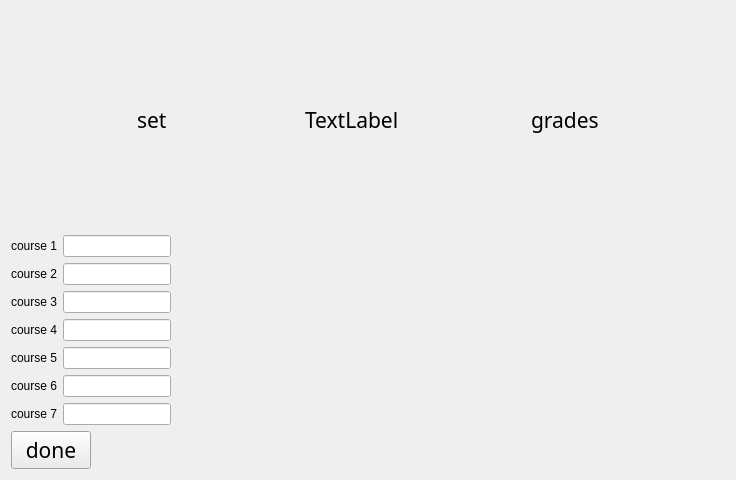
<?xml version="1.0" encoding="UTF-8"?>
<ui version="4.0">
 <class>set_class_grade_dialogue</class>
 <widget class="QDialog" name="set_class_grade_dialogue">
  <property name="geometry">
   <rect>
    <x>0</x>
    <y>0</y>
    <width>736</width>
    <height>480</height>
   </rect>
  </property>
  <property name="windowTitle">
   <string>Dialog</string>
  </property>
  <layout class="QGridLayout" name="gridLayout_3">
   <item row="0" column="0">
    <layout class="QGridLayout" name="gridLayout_2">
     <item row="0" column="0">
      <layout class="QHBoxLayout" name="horizontalLayout_9">
       <item>
        <spacer name="horizontalSpacer_4">
         <property name="orientation">
          <enum>Qt::Horizontal</enum>
         </property>
         <property name="sizeHint" stdset="0">
          <size>
           <width>40</width>
           <height>20</height>
          </size>
         </property>
        </spacer>
       </item>
       <item>
        <widget class="QLabel" name="label">
         <property name="palette">
          <palette>
           <active>
            <colorrole role="WindowText">
             <brush brushstyle="SolidPattern">
              <color alpha="255">
               <red>57</red>
               <green>62</green>
               <blue>70</blue>
              </color>
             </brush>
            </colorrole>
            <colorrole role="Button">
             <brush brushstyle="SolidPattern">
              <color alpha="255">
               <red>109</red>
               <green>152</green>
               <blue>134</blue>
              </color>
             </brush>
            </colorrole>
            <colorrole role="Light">
             <brush brushstyle="SolidPattern">
              <color alpha="255">
               <red>109</red>
               <green>152</green>
               <blue>134</blue>
              </color>
             </brush>
            </colorrole>
            <colorrole role="Midlight">
             <brush brushstyle="SolidPattern">
              <color alpha="255">
               <red>242</red>
               <green>231</green>
               <blue>213</blue>
              </color>
             </brush>
            </colorrole>
            <colorrole role="Text">
             <brush brushstyle="SolidPattern">
              <color alpha="255">
               <red>57</red>
               <green>62</green>
               <blue>70</blue>
              </color>
             </brush>
            </colorrole>
            <colorrole role="BrightText">
             <brush brushstyle="SolidPattern">
              <color alpha="255">
               <red>255</red>
               <green>255</green>
               <blue>255</blue>
              </color>
             </brush>
            </colorrole>
            <colorrole role="Base">
             <brush brushstyle="SolidPattern">
              <color alpha="255">
               <red>245</red>
               <green>245</green>
               <blue>245</blue>
              </color>
             </brush>
            </colorrole>
            <colorrole role="Highlight">
             <brush brushstyle="SolidPattern">
              <color alpha="255">
               <red>109</red>
               <green>152</green>
               <blue>134</blue>
              </color>
             </brush>
            </colorrole>
            <colorrole role="ToolTipBase">
             <brush brushstyle="SolidPattern">
              <color alpha="255">
               <red>242</red>
               <green>231</green>
               <blue>213</blue>
              </color>
             </brush>
            </colorrole>
            <colorrole role="ToolTipText">
             <brush brushstyle="SolidPattern">
              <color alpha="255">
               <red>57</red>
               <green>62</green>
               <blue>70</blue>
              </color>
             </brush>
            </colorrole>
            <colorrole role="PlaceholderText">
             <brush brushstyle="SolidPattern">
              <color alpha="128">
               <red>57</red>
               <green>62</green>
               <blue>70</blue>
              </color>
             </brush>
            </colorrole>
           </active>
           <inactive>
            <colorrole role="WindowText">
             <brush brushstyle="SolidPattern">
              <color alpha="255">
               <red>0</red>
               <green>0</green>
               <blue>0</blue>
              </color>
             </brush>
            </colorrole>
            <colorrole role="Button">
             <brush brushstyle="SolidPattern">
              <color alpha="255">
               <red>240</red>
               <green>240</green>
               <blue>240</blue>
              </color>
             </brush>
            </colorrole>
            <colorrole role="Light">
             <brush brushstyle="SolidPattern">
              <color alpha="255">
               <red>255</red>
               <green>255</green>
               <blue>255</blue>
              </color>
             </brush>
            </colorrole>
            <colorrole role="Midlight">
             <brush brushstyle="SolidPattern">
              <color alpha="255">
               <red>227</red>
               <green>227</green>
               <blue>227</blue>
              </color>
             </brush>
            </colorrole>
            <colorrole role="Text">
             <brush brushstyle="SolidPattern">
              <color alpha="255">
               <red>0</red>
               <green>0</green>
               <blue>0</blue>
              </color>
             </brush>
            </colorrole>
            <colorrole role="BrightText">
             <brush brushstyle="SolidPattern">
              <color alpha="255">
               <red>255</red>
               <green>255</green>
               <blue>255</blue>
              </color>
             </brush>
            </colorrole>
            <colorrole role="Base">
             <brush brushstyle="SolidPattern">
              <color alpha="255">
               <red>255</red>
               <green>255</green>
               <blue>255</blue>
              </color>
             </brush>
            </colorrole>
            <colorrole role="Highlight">
             <brush brushstyle="SolidPattern">
              <color alpha="255">
               <red>240</red>
               <green>240</green>
               <blue>240</blue>
              </color>
             </brush>
            </colorrole>
            <colorrole role="ToolTipBase">
             <brush brushstyle="SolidPattern">
              <color alpha="255">
               <red>255</red>
               <green>255</green>
               <blue>220</blue>
              </color>
             </brush>
            </colorrole>
            <colorrole role="ToolTipText">
             <brush brushstyle="SolidPattern">
              <color alpha="255">
               <red>0</red>
               <green>0</green>
               <blue>0</blue>
              </color>
             </brush>
            </colorrole>
            <colorrole role="PlaceholderText">
             <brush brushstyle="SolidPattern">
              <color alpha="128">
               <red>0</red>
               <green>0</green>
               <blue>0</blue>
              </color>
             </brush>
            </colorrole>
           </inactive>
           <disabled>
            <colorrole role="WindowText">
             <brush brushstyle="SolidPattern">
              <color alpha="255">
               <red>120</red>
               <green>120</green>
               <blue>120</blue>
              </color>
             </brush>
            </colorrole>
            <colorrole role="Button">
             <brush brushstyle="SolidPattern">
              <color alpha="255">
               <red>109</red>
               <green>152</green>
               <blue>134</blue>
              </color>
             </brush>
            </colorrole>
            <colorrole role="Light">
             <brush brushstyle="SolidPattern">
              <color alpha="255">
               <red>109</red>
               <green>152</green>
               <blue>134</blue>
              </color>
             </brush>
            </colorrole>
            <colorrole role="Midlight">
             <brush brushstyle="SolidPattern">
              <color alpha="255">
               <red>242</red>
               <green>231</green>
               <blue>213</blue>
              </color>
             </brush>
            </colorrole>
            <colorrole role="Text">
             <brush brushstyle="SolidPattern">
              <color alpha="255">
               <red>120</red>
               <green>120</green>
               <blue>120</blue>
              </color>
             </brush>
            </colorrole>
            <colorrole role="BrightText">
             <brush brushstyle="SolidPattern">
              <color alpha="255">
               <red>255</red>
               <green>255</green>
               <blue>255</blue>
              </color>
             </brush>
            </colorrole>
            <colorrole role="Base">
             <brush brushstyle="SolidPattern">
              <color alpha="255">
               <red>240</red>
               <green>240</green>
               <blue>240</blue>
              </color>
             </brush>
            </colorrole>
            <colorrole role="Highlight">
             <brush brushstyle="SolidPattern">
              <color alpha="255">
               <red>0</red>
               <green>120</green>
               <blue>215</blue>
              </color>
             </brush>
            </colorrole>
            <colorrole role="ToolTipBase">
             <brush brushstyle="SolidPattern">
              <color alpha="255">
               <red>255</red>
               <green>255</green>
               <blue>220</blue>
              </color>
             </brush>
            </colorrole>
            <colorrole role="ToolTipText">
             <brush brushstyle="SolidPattern">
              <color alpha="255">
               <red>0</red>
               <green>0</green>
               <blue>0</blue>
              </color>
             </brush>
            </colorrole>
            <colorrole role="PlaceholderText">
             <brush brushstyle="SolidPattern">
              <color alpha="128">
               <red>0</red>
               <green>0</green>
               <blue>0</blue>
              </color>
             </brush>
            </colorrole>
           </disabled>
          </palette>
         </property>
         <property name="font">
          <font>
           <family>Century Gothic</family>
           <pointsize>16</pointsize>
          </font>
         </property>
         <property name="text">
          <string>set </string>
         </property>
        </widget>
       </item>
       <item>
        <spacer name="horizontalSpacer">
         <property name="orientation">
          <enum>Qt::Horizontal</enum>
         </property>
         <property name="sizeHint" stdset="0">
          <size>
           <width>40</width>
           <height>20</height>
          </size>
         </property>
        </spacer>
       </item>
       <item>
        <widget class="QLabel" name="std_name_lbl">
         <property name="palette">
          <palette>
           <active>
            <colorrole role="WindowText">
             <brush brushstyle="SolidPattern">
              <color alpha="255">
               <red>57</red>
               <green>62</green>
               <blue>70</blue>
              </color>
             </brush>
            </colorrole>
            <colorrole role="Button">
             <brush brushstyle="SolidPattern">
              <color alpha="255">
               <red>109</red>
               <green>152</green>
               <blue>134</blue>
              </color>
             </brush>
            </colorrole>
            <colorrole role="Light">
             <brush brushstyle="SolidPattern">
              <color alpha="255">
               <red>109</red>
               <green>152</green>
               <blue>134</blue>
              </color>
             </brush>
            </colorrole>
            <colorrole role="Midlight">
             <brush brushstyle="SolidPattern">
              <color alpha="255">
               <red>242</red>
               <green>231</green>
               <blue>213</blue>
              </color>
             </brush>
            </colorrole>
            <colorrole role="Text">
             <brush brushstyle="SolidPattern">
              <color alpha="255">
               <red>57</red>
               <green>62</green>
               <blue>70</blue>
              </color>
             </brush>
            </colorrole>
            <colorrole role="BrightText">
             <brush brushstyle="SolidPattern">
              <color alpha="255">
               <red>255</red>
               <green>255</green>
               <blue>255</blue>
              </color>
             </brush>
            </colorrole>
            <colorrole role="Base">
             <brush brushstyle="SolidPattern">
              <color alpha="255">
               <red>245</red>
               <green>245</green>
               <blue>245</blue>
              </color>
             </brush>
            </colorrole>
            <colorrole role="Highlight">
             <brush brushstyle="SolidPattern">
              <color alpha="255">
               <red>109</red>
               <green>152</green>
               <blue>134</blue>
              </color>
             </brush>
            </colorrole>
            <colorrole role="ToolTipBase">
             <brush brushstyle="SolidPattern">
              <color alpha="255">
               <red>242</red>
               <green>231</green>
               <blue>213</blue>
              </color>
             </brush>
            </colorrole>
            <colorrole role="ToolTipText">
             <brush brushstyle="SolidPattern">
              <color alpha="255">
               <red>57</red>
               <green>62</green>
               <blue>70</blue>
              </color>
             </brush>
            </colorrole>
            <colorrole role="PlaceholderText">
             <brush brushstyle="SolidPattern">
              <color alpha="128">
               <red>57</red>
               <green>62</green>
               <blue>70</blue>
              </color>
             </brush>
            </colorrole>
           </active>
           <inactive>
            <colorrole role="WindowText">
             <brush brushstyle="SolidPattern">
              <color alpha="255">
               <red>0</red>
               <green>0</green>
               <blue>0</blue>
              </color>
             </brush>
            </colorrole>
            <colorrole role="Button">
             <brush brushstyle="SolidPattern">
              <color alpha="255">
               <red>240</red>
               <green>240</green>
               <blue>240</blue>
              </color>
             </brush>
            </colorrole>
            <colorrole role="Light">
             <brush brushstyle="SolidPattern">
              <color alpha="255">
               <red>255</red>
               <green>255</green>
               <blue>255</blue>
              </color>
             </brush>
            </colorrole>
            <colorrole role="Midlight">
             <brush brushstyle="SolidPattern">
              <color alpha="255">
               <red>227</red>
               <green>227</green>
               <blue>227</blue>
              </color>
             </brush>
            </colorrole>
            <colorrole role="Text">
             <brush brushstyle="SolidPattern">
              <color alpha="255">
               <red>0</red>
               <green>0</green>
               <blue>0</blue>
              </color>
             </brush>
            </colorrole>
            <colorrole role="BrightText">
             <brush brushstyle="SolidPattern">
              <color alpha="255">
               <red>255</red>
               <green>255</green>
               <blue>255</blue>
              </color>
             </brush>
            </colorrole>
            <colorrole role="Base">
             <brush brushstyle="SolidPattern">
              <color alpha="255">
               <red>255</red>
               <green>255</green>
               <blue>255</blue>
              </color>
             </brush>
            </colorrole>
            <colorrole role="Highlight">
             <brush brushstyle="SolidPattern">
              <color alpha="255">
               <red>240</red>
               <green>240</green>
               <blue>240</blue>
              </color>
             </brush>
            </colorrole>
            <colorrole role="ToolTipBase">
             <brush brushstyle="SolidPattern">
              <color alpha="255">
               <red>255</red>
               <green>255</green>
               <blue>220</blue>
              </color>
             </brush>
            </colorrole>
            <colorrole role="ToolTipText">
             <brush brushstyle="SolidPattern">
              <color alpha="255">
               <red>0</red>
               <green>0</green>
               <blue>0</blue>
              </color>
             </brush>
            </colorrole>
            <colorrole role="PlaceholderText">
             <brush brushstyle="SolidPattern">
              <color alpha="128">
               <red>0</red>
               <green>0</green>
               <blue>0</blue>
              </color>
             </brush>
            </colorrole>
           </inactive>
           <disabled>
            <colorrole role="WindowText">
             <brush brushstyle="SolidPattern">
              <color alpha="255">
               <red>120</red>
               <green>120</green>
               <blue>120</blue>
              </color>
             </brush>
            </colorrole>
            <colorrole role="Button">
             <brush brushstyle="SolidPattern">
              <color alpha="255">
               <red>109</red>
               <green>152</green>
               <blue>134</blue>
              </color>
             </brush>
            </colorrole>
            <colorrole role="Light">
             <brush brushstyle="SolidPattern">
              <color alpha="255">
               <red>109</red>
               <green>152</green>
               <blue>134</blue>
              </color>
             </brush>
            </colorrole>
            <colorrole role="Midlight">
             <brush brushstyle="SolidPattern">
              <color alpha="255">
               <red>242</red>
               <green>231</green>
               <blue>213</blue>
              </color>
             </brush>
            </colorrole>
            <colorrole role="Text">
             <brush brushstyle="SolidPattern">
              <color alpha="255">
               <red>120</red>
               <green>120</green>
               <blue>120</blue>
              </color>
             </brush>
            </colorrole>
            <colorrole role="BrightText">
             <brush brushstyle="SolidPattern">
              <color alpha="255">
               <red>255</red>
               <green>255</green>
               <blue>255</blue>
              </color>
             </brush>
            </colorrole>
            <colorrole role="Base">
             <brush brushstyle="SolidPattern">
              <color alpha="255">
               <red>240</red>
               <green>240</green>
               <blue>240</blue>
              </color>
             </brush>
            </colorrole>
            <colorrole role="Highlight">
             <brush brushstyle="SolidPattern">
              <color alpha="255">
               <red>0</red>
               <green>120</green>
               <blue>215</blue>
              </color>
             </brush>
            </colorrole>
            <colorrole role="ToolTipBase">
             <brush brushstyle="SolidPattern">
              <color alpha="255">
               <red>255</red>
               <green>255</green>
               <blue>220</blue>
              </color>
             </brush>
            </colorrole>
            <colorrole role="ToolTipText">
             <brush brushstyle="SolidPattern">
              <color alpha="255">
               <red>0</red>
               <green>0</green>
               <blue>0</blue>
              </color>
             </brush>
            </colorrole>
            <colorrole role="PlaceholderText">
             <brush brushstyle="SolidPattern">
              <color alpha="128">
               <red>0</red>
               <green>0</green>
               <blue>0</blue>
              </color>
             </brush>
            </colorrole>
           </disabled>
          </palette>
         </property>
         <property name="font">
          <font>
           <family>Century Gothic</family>
           <pointsize>16</pointsize>
          </font>
         </property>
         <property name="text">
          <string>TextLabel</string>
         </property>
        </widget>
       </item>
       <item>
        <spacer name="horizontalSpacer_2">
         <property name="orientation">
          <enum>Qt::Horizontal</enum>
         </property>
         <property name="sizeHint" stdset="0">
          <size>
           <width>40</width>
           <height>20</height>
          </size>
         </property>
        </spacer>
       </item>
       <item>
        <widget class="QLabel" name="label_10">
         <property name="palette">
          <palette>
           <active>
            <colorrole role="WindowText">
             <brush brushstyle="SolidPattern">
              <color alpha="255">
               <red>57</red>
               <green>62</green>
               <blue>70</blue>
              </color>
             </brush>
            </colorrole>
            <colorrole role="Button">
             <brush brushstyle="SolidPattern">
              <color alpha="255">
               <red>109</red>
               <green>152</green>
               <blue>134</blue>
              </color>
             </brush>
            </colorrole>
            <colorrole role="Light">
             <brush brushstyle="SolidPattern">
              <color alpha="255">
               <red>109</red>
               <green>152</green>
               <blue>134</blue>
              </color>
             </brush>
            </colorrole>
            <colorrole role="Midlight">
             <brush brushstyle="SolidPattern">
              <color alpha="255">
               <red>242</red>
               <green>231</green>
               <blue>213</blue>
              </color>
             </brush>
            </colorrole>
            <colorrole role="Text">
             <brush brushstyle="SolidPattern">
              <color alpha="255">
               <red>57</red>
               <green>62</green>
               <blue>70</blue>
              </color>
             </brush>
            </colorrole>
            <colorrole role="BrightText">
             <brush brushstyle="SolidPattern">
              <color alpha="255">
               <red>255</red>
               <green>255</green>
               <blue>255</blue>
              </color>
             </brush>
            </colorrole>
            <colorrole role="Base">
             <brush brushstyle="SolidPattern">
              <color alpha="255">
               <red>245</red>
               <green>245</green>
               <blue>245</blue>
              </color>
             </brush>
            </colorrole>
            <colorrole role="Highlight">
             <brush brushstyle="SolidPattern">
              <color alpha="255">
               <red>109</red>
               <green>152</green>
               <blue>134</blue>
              </color>
             </brush>
            </colorrole>
            <colorrole role="ToolTipBase">
             <brush brushstyle="SolidPattern">
              <color alpha="255">
               <red>242</red>
               <green>231</green>
               <blue>213</blue>
              </color>
             </brush>
            </colorrole>
            <colorrole role="ToolTipText">
             <brush brushstyle="SolidPattern">
              <color alpha="255">
               <red>57</red>
               <green>62</green>
               <blue>70</blue>
              </color>
             </brush>
            </colorrole>
            <colorrole role="PlaceholderText">
             <brush brushstyle="SolidPattern">
              <color alpha="128">
               <red>57</red>
               <green>62</green>
               <blue>70</blue>
              </color>
             </brush>
            </colorrole>
           </active>
           <inactive>
            <colorrole role="WindowText">
             <brush brushstyle="SolidPattern">
              <color alpha="255">
               <red>0</red>
               <green>0</green>
               <blue>0</blue>
              </color>
             </brush>
            </colorrole>
            <colorrole role="Button">
             <brush brushstyle="SolidPattern">
              <color alpha="255">
               <red>240</red>
               <green>240</green>
               <blue>240</blue>
              </color>
             </brush>
            </colorrole>
            <colorrole role="Light">
             <brush brushstyle="SolidPattern">
              <color alpha="255">
               <red>255</red>
               <green>255</green>
               <blue>255</blue>
              </color>
             </brush>
            </colorrole>
            <colorrole role="Midlight">
             <brush brushstyle="SolidPattern">
              <color alpha="255">
               <red>227</red>
               <green>227</green>
               <blue>227</blue>
              </color>
             </brush>
            </colorrole>
            <colorrole role="Text">
             <brush brushstyle="SolidPattern">
              <color alpha="255">
               <red>0</red>
               <green>0</green>
               <blue>0</blue>
              </color>
             </brush>
            </colorrole>
            <colorrole role="BrightText">
             <brush brushstyle="SolidPattern">
              <color alpha="255">
               <red>255</red>
               <green>255</green>
               <blue>255</blue>
              </color>
             </brush>
            </colorrole>
            <colorrole role="Base">
             <brush brushstyle="SolidPattern">
              <color alpha="255">
               <red>255</red>
               <green>255</green>
               <blue>255</blue>
              </color>
             </brush>
            </colorrole>
            <colorrole role="Highlight">
             <brush brushstyle="SolidPattern">
              <color alpha="255">
               <red>240</red>
               <green>240</green>
               <blue>240</blue>
              </color>
             </brush>
            </colorrole>
            <colorrole role="ToolTipBase">
             <brush brushstyle="SolidPattern">
              <color alpha="255">
               <red>255</red>
               <green>255</green>
               <blue>220</blue>
              </color>
             </brush>
            </colorrole>
            <colorrole role="ToolTipText">
             <brush brushstyle="SolidPattern">
              <color alpha="255">
               <red>0</red>
               <green>0</green>
               <blue>0</blue>
              </color>
             </brush>
            </colorrole>
            <colorrole role="PlaceholderText">
             <brush brushstyle="SolidPattern">
              <color alpha="128">
               <red>0</red>
               <green>0</green>
               <blue>0</blue>
              </color>
             </brush>
            </colorrole>
           </inactive>
           <disabled>
            <colorrole role="WindowText">
             <brush brushstyle="SolidPattern">
              <color alpha="255">
               <red>120</red>
               <green>120</green>
               <blue>120</blue>
              </color>
             </brush>
            </colorrole>
            <colorrole role="Button">
             <brush brushstyle="SolidPattern">
              <color alpha="255">
               <red>109</red>
               <green>152</green>
               <blue>134</blue>
              </color>
             </brush>
            </colorrole>
            <colorrole role="Light">
             <brush brushstyle="SolidPattern">
              <color alpha="255">
               <red>109</red>
               <green>152</green>
               <blue>134</blue>
              </color>
             </brush>
            </colorrole>
            <colorrole role="Midlight">
             <brush brushstyle="SolidPattern">
              <color alpha="255">
               <red>242</red>
               <green>231</green>
               <blue>213</blue>
              </color>
             </brush>
            </colorrole>
            <colorrole role="Text">
             <brush brushstyle="SolidPattern">
              <color alpha="255">
               <red>120</red>
               <green>120</green>
               <blue>120</blue>
              </color>
             </brush>
            </colorrole>
            <colorrole role="BrightText">
             <brush brushstyle="SolidPattern">
              <color alpha="255">
               <red>255</red>
               <green>255</green>
               <blue>255</blue>
              </color>
             </brush>
            </colorrole>
            <colorrole role="Base">
             <brush brushstyle="SolidPattern">
              <color alpha="255">
               <red>240</red>
               <green>240</green>
               <blue>240</blue>
              </color>
             </brush>
            </colorrole>
            <colorrole role="Highlight">
             <brush brushstyle="SolidPattern">
              <color alpha="255">
               <red>0</red>
               <green>120</green>
               <blue>215</blue>
              </color>
             </brush>
            </colorrole>
            <colorrole role="ToolTipBase">
             <brush brushstyle="SolidPattern">
              <color alpha="255">
               <red>255</red>
               <green>255</green>
               <blue>220</blue>
              </color>
             </brush>
            </colorrole>
            <colorrole role="ToolTipText">
             <brush brushstyle="SolidPattern">
              <color alpha="255">
               <red>0</red>
               <green>0</green>
               <blue>0</blue>
              </color>
             </brush>
            </colorrole>
            <colorrole role="PlaceholderText">
             <brush brushstyle="SolidPattern">
              <color alpha="128">
               <red>0</red>
               <green>0</green>
               <blue>0</blue>
              </color>
             </brush>
            </colorrole>
           </disabled>
          </palette>
         </property>
         <property name="font">
          <font>
           <family>Century Gothic</family>
           <pointsize>16</pointsize>
          </font>
         </property>
         <property name="text">
          <string>grades</string>
         </property>
        </widget>
       </item>
       <item>
        <spacer name="horizontalSpacer_3">
         <property name="orientation">
          <enum>Qt::Horizontal</enum>
         </property>
         <property name="sizeHint" stdset="0">
          <size>
           <width>40</width>
           <height>20</height>
          </size>
         </property>
        </spacer>
       </item>
      </layout>
     </item>
     <item row="1" column="0">
      <layout class="QFormLayout" name="formLayout">
       <item row="0" column="0">
        <layout class="QGridLayout" name="gridLayout">
         <item row="0" column="0">
          <layout class="QHBoxLayout" name="horizontalLayout">
           <item>
            <widget class="QLabel" name="c1_lbl">
             <property name="text">
              <string>course 1</string>
             </property>
            </widget>
           </item>
           <item>
            <widget class="QLineEdit" name="course_1_grade_ln"/>
           </item>
          </layout>
         </item>
         <item row="1" column="0">
          <layout class="QHBoxLayout" name="horizontalLayout_2">
           <item>
            <widget class="QLabel" name="c2_lbl">
             <property name="text">
              <string>course 2</string>
             </property>
            </widget>
           </item>
           <item>
            <widget class="QLineEdit" name="course_2_grade_ln"/>
           </item>
          </layout>
         </item>
         <item row="2" column="0">
          <layout class="QHBoxLayout" name="horizontalLayout_3">
           <item>
            <widget class="QLabel" name="c3_lbl">
             <property name="text">
              <string>course 3</string>
             </property>
            </widget>
           </item>
           <item>
            <widget class="QLineEdit" name="course_3_grade_ln"/>
           </item>
          </layout>
         </item>
         <item row="3" column="0">
          <layout class="QHBoxLayout" name="horizontalLayout_4">
           <item>
            <widget class="QLabel" name="c4_lbl">
             <property name="text">
              <string>course 4</string>
             </property>
            </widget>
           </item>
           <item>
            <widget class="QLineEdit" name="course_4_grade_ln"/>
           </item>
          </layout>
         </item>
         <item row="4" column="0">
          <layout class="QHBoxLayout" name="horizontalLayout_5">
           <item>
            <widget class="QLabel" name="c5_lbl">
             <property name="text">
              <string>course 5</string>
             </property>
            </widget>
           </item>
           <item>
            <widget class="QLineEdit" name="course_5_grade_ln"/>
           </item>
          </layout>
         </item>
         <item row="5" column="0">
          <layout class="QHBoxLayout" name="horizontalLayout_6">
           <item>
            <widget class="QLabel" name="c6_lbl">
             <property name="text">
              <string>course 6</string>
             </property>
            </widget>
           </item>
           <item>
            <widget class="QLineEdit" name="course_6_grade_ln"/>
           </item>
          </layout>
         </item>
         <item row="6" column="0">
          <layout class="QHBoxLayout" name="horizontalLayout_7">
           <item>
            <widget class="QLabel" name="c7_lbl">
             <property name="text">
              <string>course 7</string>
             </property>
            </widget>
           </item>
           <item>
            <widget class="QLineEdit" name="course_7_grade_ln"/>
           </item>
          </layout>
         </item>
        </layout>
       </item>
       <item row="1" column="0">
        <widget class="QPushButton" name="done_setting_grades_btn">
         <property name="palette">
          <palette>
           <active>
            <colorrole role="WindowText">
             <brush brushstyle="SolidPattern">
              <color alpha="255">
               <red>57</red>
               <green>62</green>
               <blue>70</blue>
              </color>
             </brush>
            </colorrole>
            <colorrole role="Button">
             <brush brushstyle="SolidPattern">
              <color alpha="255">
               <red>109</red>
               <green>152</green>
               <blue>134</blue>
              </color>
             </brush>
            </colorrole>
            <colorrole role="Light">
             <brush brushstyle="SolidPattern">
              <color alpha="255">
               <red>109</red>
               <green>152</green>
               <blue>134</blue>
              </color>
             </brush>
            </colorrole>
            <colorrole role="Midlight">
             <brush brushstyle="SolidPattern">
              <color alpha="255">
               <red>242</red>
               <green>231</green>
               <blue>213</blue>
              </color>
             </brush>
            </colorrole>
            <colorrole role="Text">
             <brush brushstyle="SolidPattern">
              <color alpha="255">
               <red>57</red>
               <green>62</green>
               <blue>70</blue>
              </color>
             </brush>
            </colorrole>
            <colorrole role="BrightText">
             <brush brushstyle="SolidPattern">
              <color alpha="255">
               <red>255</red>
               <green>255</green>
               <blue>255</blue>
              </color>
             </brush>
            </colorrole>
            <colorrole role="Base">
             <brush brushstyle="SolidPattern">
              <color alpha="255">
               <red>245</red>
               <green>245</green>
               <blue>245</blue>
              </color>
             </brush>
            </colorrole>
            <colorrole role="Highlight">
             <brush brushstyle="SolidPattern">
              <color alpha="255">
               <red>109</red>
               <green>152</green>
               <blue>134</blue>
              </color>
             </brush>
            </colorrole>
            <colorrole role="ToolTipBase">
             <brush brushstyle="SolidPattern">
              <color alpha="255">
               <red>242</red>
               <green>231</green>
               <blue>213</blue>
              </color>
             </brush>
            </colorrole>
            <colorrole role="ToolTipText">
             <brush brushstyle="SolidPattern">
              <color alpha="255">
               <red>57</red>
               <green>62</green>
               <blue>70</blue>
              </color>
             </brush>
            </colorrole>
            <colorrole role="PlaceholderText">
             <brush brushstyle="SolidPattern">
              <color alpha="128">
               <red>57</red>
               <green>62</green>
               <blue>70</blue>
              </color>
             </brush>
            </colorrole>
           </active>
           <inactive>
            <colorrole role="WindowText">
             <brush brushstyle="SolidPattern">
              <color alpha="255">
               <red>0</red>
               <green>0</green>
               <blue>0</blue>
              </color>
             </brush>
            </colorrole>
            <colorrole role="Button">
             <brush brushstyle="SolidPattern">
              <color alpha="255">
               <red>240</red>
               <green>240</green>
               <blue>240</blue>
              </color>
             </brush>
            </colorrole>
            <colorrole role="Light">
             <brush brushstyle="SolidPattern">
              <color alpha="255">
               <red>255</red>
               <green>255</green>
               <blue>255</blue>
              </color>
             </brush>
            </colorrole>
            <colorrole role="Midlight">
             <brush brushstyle="SolidPattern">
              <color alpha="255">
               <red>227</red>
               <green>227</green>
               <blue>227</blue>
              </color>
             </brush>
            </colorrole>
            <colorrole role="Text">
             <brush brushstyle="SolidPattern">
              <color alpha="255">
               <red>0</red>
               <green>0</green>
               <blue>0</blue>
              </color>
             </brush>
            </colorrole>
            <colorrole role="BrightText">
             <brush brushstyle="SolidPattern">
              <color alpha="255">
               <red>255</red>
               <green>255</green>
               <blue>255</blue>
              </color>
             </brush>
            </colorrole>
            <colorrole role="Base">
             <brush brushstyle="SolidPattern">
              <color alpha="255">
               <red>255</red>
               <green>255</green>
               <blue>255</blue>
              </color>
             </brush>
            </colorrole>
            <colorrole role="Highlight">
             <brush brushstyle="SolidPattern">
              <color alpha="255">
               <red>240</red>
               <green>240</green>
               <blue>240</blue>
              </color>
             </brush>
            </colorrole>
            <colorrole role="ToolTipBase">
             <brush brushstyle="SolidPattern">
              <color alpha="255">
               <red>255</red>
               <green>255</green>
               <blue>220</blue>
              </color>
             </brush>
            </colorrole>
            <colorrole role="ToolTipText">
             <brush brushstyle="SolidPattern">
              <color alpha="255">
               <red>0</red>
               <green>0</green>
               <blue>0</blue>
              </color>
             </brush>
            </colorrole>
            <colorrole role="PlaceholderText">
             <brush brushstyle="SolidPattern">
              <color alpha="128">
               <red>0</red>
               <green>0</green>
               <blue>0</blue>
              </color>
             </brush>
            </colorrole>
           </inactive>
           <disabled>
            <colorrole role="WindowText">
             <brush brushstyle="SolidPattern">
              <color alpha="255">
               <red>120</red>
               <green>120</green>
               <blue>120</blue>
              </color>
             </brush>
            </colorrole>
            <colorrole role="Button">
             <brush brushstyle="SolidPattern">
              <color alpha="255">
               <red>109</red>
               <green>152</green>
               <blue>134</blue>
              </color>
             </brush>
            </colorrole>
            <colorrole role="Light">
             <brush brushstyle="SolidPattern">
              <color alpha="255">
               <red>109</red>
               <green>152</green>
               <blue>134</blue>
              </color>
             </brush>
            </colorrole>
            <colorrole role="Midlight">
             <brush brushstyle="SolidPattern">
              <color alpha="255">
               <red>242</red>
               <green>231</green>
               <blue>213</blue>
              </color>
             </brush>
            </colorrole>
            <colorrole role="Text">
             <brush brushstyle="SolidPattern">
              <color alpha="255">
               <red>120</red>
               <green>120</green>
               <blue>120</blue>
              </color>
             </brush>
            </colorrole>
            <colorrole role="BrightText">
             <brush brushstyle="SolidPattern">
              <color alpha="255">
               <red>255</red>
               <green>255</green>
               <blue>255</blue>
              </color>
             </brush>
            </colorrole>
            <colorrole role="Base">
             <brush brushstyle="SolidPattern">
              <color alpha="255">
               <red>240</red>
               <green>240</green>
               <blue>240</blue>
              </color>
             </brush>
            </colorrole>
            <colorrole role="Highlight">
             <brush brushstyle="SolidPattern">
              <color alpha="255">
               <red>0</red>
               <green>120</green>
               <blue>215</blue>
              </color>
             </brush>
            </colorrole>
            <colorrole role="ToolTipBase">
             <brush brushstyle="SolidPattern">
              <color alpha="255">
               <red>255</red>
               <green>255</green>
               <blue>220</blue>
              </color>
             </brush>
            </colorrole>
            <colorrole role="ToolTipText">
             <brush brushstyle="SolidPattern">
              <color alpha="255">
               <red>0</red>
               <green>0</green>
               <blue>0</blue>
              </color>
             </brush>
            </colorrole>
            <colorrole role="PlaceholderText">
             <brush brushstyle="SolidPattern">
              <color alpha="128">
               <red>0</red>
               <green>0</green>
               <blue>0</blue>
              </color>
             </brush>
            </colorrole>
           </disabled>
          </palette>
         </property>
         <property name="font">
          <font>
           <family>Century Gothic</family>
           <pointsize>16</pointsize>
          </font>
         </property>
         <property name="text">
          <string>done</string>
         </property>
        </widget>
       </item>
      </layout>
     </item>
    </layout>
   </item>
  </layout>
 </widget>
 <resources/>
 <connections/>
</ui>
